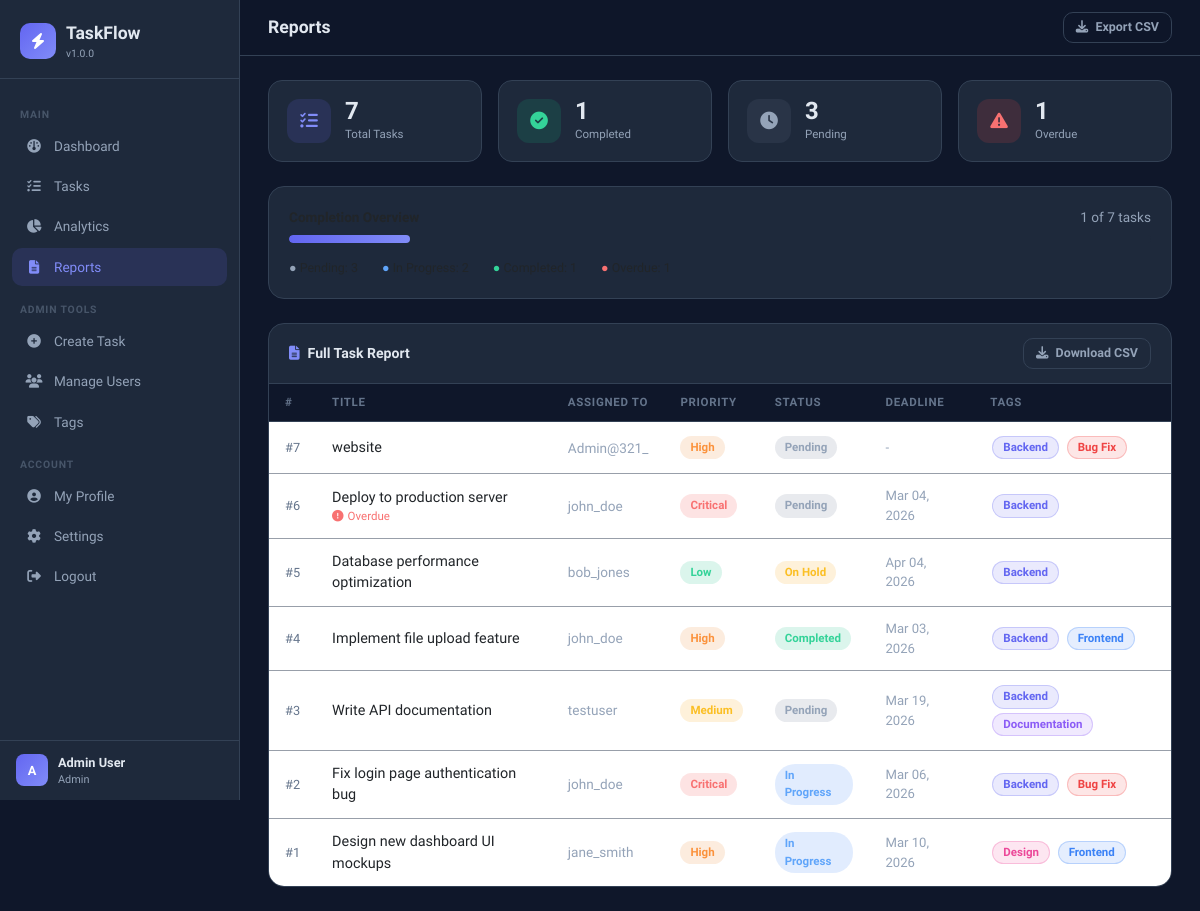
The app's page /reports/ (signed in) with its own data.
### tasks/models.py (models this page shows, shortened)
class UserProfile(models.Model):
    ROLE_CHOICES = [
        ('admin', 'Admin'),
        ('user',  'User'),
    ]
    user       = models.OneToOneField(User, on_delete=models.CASCADE, related_name='profile')
    role       = models.CharField(max_length=10, choices=ROLE_CHOICES, default='user')
    department = models.CharField(max_length=100, blank=True)
    phone      = models.CharField(max_length=20, blank=True)
    @property
    def is_admin(self):
        return self.role == 'admin'

class Task(models.Model):
    PRIORITY_CHOICES = [
        ('low',      'Low'),
        ('medium',   'Medium'),
        ('high',     'High'),
        ('critical', 'Critical'),
    ]
    STATUS_CHOICES = [
        ('pending',     'Pending'),
        ('in_progress', 'In Progress'),
        ('completed',   'Completed'),
        ('on_hold',     'On Hold'),
    ]
    title          = models.CharField(max_length=200)
    description    = models.TextField()
    assigned_to    = models.ForeignKey(User, on_delete=models.SET_NULL, null=True, blank=True, related_name='assigned_tasks')
    created_by     = models.ForeignKey(User, on_delete=models.CASCADE, related_name='created_tasks')
    status         = models.CharField(max_length=20, choices=STATUS_CHOICES, default='pending')
    priority       = models.CharField(max_length=20, choices=PRIORITY_CHOICES, default='medium')
    tags           = models.ManyToManyField(Tag, blank=True)
    deadline       = models.DateTimeField(null=True, blank=True)
    created_at     = models.DateTimeField(auto_now_add=True)
    updated_at     = models.DateTimeField(auto_now=True)
    attachment     = models.FileField(upload_to='task_attachments/', null=True, blank=True)
    completion_note = models.TextField(blank=True)
    @property
    def is_overdue(self):
        if self.deadline and self.status != 'completed':
            return timezone.now() > self.deadline
        return False
    class Meta:
        ordering = ['-created_at']

class Tag(models.Model):
    name  = models.CharField(max_length=50, unique=True)
    color = models.CharField(max_length=7, default='#3498db')
    class Meta:
        ordering = ['name']

### tasks/views.py (the view, shortened to what this page needs)
# urls.py: path('reports/',                    views.reports,          name='reports'),
@login_required
def reports(request):
    profile = get_or_create_profile(request.user)
    if not profile.is_admin:
        return redirect('dashboard')
    tasks = Task.objects.all().select_related('assigned_to', 'created_by').prefetch_related('tags')
    return render(request, 'tasks/reports.html', {
        'profile':     profile,
        'tasks':       tasks,
        'total':       tasks.count(),
        'completed':   tasks.filter(status='completed').count(),
        'pending':     tasks.filter(status='pending').count(),
        'in_progress': tasks.filter(status='in_progress').count(),
        'overdue':     sum(1 for t in tasks if t.is_overdue),
    })

### tasks/views.py (called while the page is built)
def get_or_create_profile(user):
    profile, _ = UserProfile.objects.get_or_create(user=user)
    return profile

### tasks/templates/tasks/reports.html (shortened to what this page needs)
{% extends 'tasks/base.html' %}
{% block page_title %}Reports{% endblock %}
{% block topbar_actions %}
<a href="?export=csv" class="btn btn-outline-light btn-sm">
  <i class="fas fa-download me-1"></i> Export CSV
</a>
{% endblock %}
{% block content %}
<div class="row g-3 mb-4">
  <div class="col-6 col-md-3">
    <div class="stat-card">
      <div class="stat-icon" style="background:rgba(99,102,241,0.15);">
        <i class="fas fa-list-check" style="color:#818cf8;"></i>
      </div>
      <div>
        <div class="stat-value">{{ total }}</div>
        <div class="stat-label">Total Tasks</div>
      </div>
    </div>
  </div>
  <div class="col-6 col-md-3">
    <div class="stat-card">
      <div class="stat-icon" style="background:rgba(16,185,129,0.15);">
        <i class="fas fa-circle-check" style="color:#34d399;"></i>
      </div>
      <div>
        <div class="stat-value">{{ completed }}</div>
        <div class="stat-label">Completed</div>
      </div>
    </div>
  </div>
  <div class="col-6 col-md-3">
    <div class="stat-card">
      <div class="stat-icon" style="background:rgba(100,116,139,0.15);">
        <i class="fas fa-clock" style="color:#94a3b8;"></i>
      </div>
      <div>
        <div class="stat-value">{{ pending }}</div>
        <div class="stat-label">Pending</div>
      </div>
    </div>
  </div>
  <div class="col-6 col-md-3">
    <div class="stat-card">
      <div class="stat-icon" style="background:rgba(239,68,68,0.15);">
        <i class="fas fa-triangle-exclamation" style="color:#f87171;"></i>
      </div>
      <div>
        <div class="stat-value">{{ overdue }}</div>
        <div class="stat-label">Overdue</div>
      </div>
    </div>
  </div>
</div>
{% if total > 0 %}
<div class="card mb-4">
  <div class="card-body">
    <div class="d-flex justify-content-between align-items-center mb-2">
      <span style="font-size:0.85rem;font-weight:600;">Completion Overview</span>
      <span style="font-size:0.85rem;color:#94a3b8;">{{ completed }} of {{ total }} tasks</span>
    </div>
    <div class="progress mb-3">
      <div class="progress-bar" id="report-bar" data-completed="{{ completed }}" data-total="{{ total }}"></div>
    </div>
    <div class="d-flex gap-4" style="font-size:0.78rem;">
      <span><span style="color:#94a3b8;">&#9679;</span> Pending: {{ pending }}</span>
      <span><span style="color:#60a5fa;">&#9679;</span> In Progress: {{ in_progress }}</span>
      <span><span style="color:#34d399;">&#9679;</span> Completed: {{ completed }}</span>
      <span><span style="color:#f87171;">&#9679;</span> Overdue: {{ overdue }}</span>
    </div>
  </div>
</div>
{% endif %}
<div class="card">
  <div class="card-header d-flex justify-content-between align-items-center">
    <span><i class="fas fa-file-lines me-2" style="color:#818cf8;"></i>Full Task Report</span>
    <a href="?export=csv" class="btn btn-sm btn-outline-light">
      <i class="fas fa-download me-1"></i> Download CSV
    </a>
  </div>
  <div class="table-responsive">
    <table class="table mb-0">
      <thead>
        <tr>
          <th>#</th>
          <th>Title</th>
          <th>Assigned To</th>
          <th>Priority</th>
          <th>Status</th>
          <th>Deadline</th>
          <th>Tags</th>
        </tr>
      </thead>
      <tbody>
        {% for task in tasks %}
        <tr>
          <td style="color:#64748b;font-size:0.8rem;">#{{ task.id }}</td>
          <td>
            <a href="{% url 'task_detail' task.pk %}" style="color:inherit;font-weight:500;">
              {{ task.title|truncatechars:40 }}
            </a>
            {% if task.is_overdue %}
            <small class="overdue-indicator d-block">
              <i class="fas fa-circle-exclamation me-1"></i>Overdue
            </small>
            {% endif %}
          </td>
          <td style="color:#94a3b8;font-size:0.85rem;">{{ task.assigned_to.username|default:"Unassigned" }}</td>
          <td><span class="badge-status badge-{{ task.priority }}">{{ task.get_priority_display }}</span></td>
          <td><span class="badge-status badge-{{ task.status }}">{{ task.get_status_display }}</span></td>
          <td style="font-size:0.82rem;color:#94a3b8;">
            {% if task.deadline %}{{ task.deadline|date:"M d, Y" }}{% else %}-{% endif %}
          </td>
          <td>
            {% for tag in task.tags.all %}
            <span class="tag-pill tag-item" data-color="{{ tag.color }}">{{ tag.name }}</span>
            {% endfor %}
          </td>
        </tr>
        {% empty %}
        <tr>
          <td colspan="7" class="text-center py-5" style="color:#64748b;">
            <i class="fas fa-inbox fa-2x d-block mb-3" style="color:#334155;"></i>No tasks found.
          </td>
        </tr>
        {% endfor %}
      </tbody>
    </table>
  </div>
</div>
{% endblock %}

### tasks/templates/tasks/base.html (shortened to what this page needs)
<!DOCTYPE html>
<html lang="en">
<head>
  <link href="https://cdn.jsdelivr.net/npm/bootstrap@5.3.0/dist/css/bootstrap.min.css" rel="stylesheet">
  <link href="https://cdnjs.cloudflare.com/ajax/libs/font-awesome/6.4.0/css/all.min.css" rel="stylesheet">
</head>
<body>
<div class="sidebar">
  <div class="sidebar-brand">
    <div class="brand-icon"><i class="fas fa-bolt"></i></div>
    <div>
      <div class="brand-name">TaskFlow</div>
      <div class="brand-version">v1.0.0</div>
    </div>
  </div>
  <nav class="sidebar-nav">
    <div class="nav-section-label">Main</div>
    <div class="nav-item">
      {% if profile.is_admin %}
      <a href="{% url 'admin_dashboard' %}" class="nav-link {% if 'dashboard' in request.resolver_match.url_name %}active{% endif %}">
      {% else %}
      <a href="{% url 'user_dashboard' %}" class="nav-link {% if 'dashboard' in request.resolver_match.url_name %}active{% endif %}">
      {% endif %}
        <span class="nav-icon"><i class="fas fa-gauge"></i></span> Dashboard
      </a>
    </div>
    <div class="nav-item">
      <a href="{% url 'task_list' %}" class="nav-link {% if request.resolver_match.url_name == 'task_list' %}active{% endif %}">
        <span class="nav-icon"><i class="fas fa-list-check"></i></span> Tasks
      </a>
    </div>
    {% if profile.is_admin %}
    <div class="nav-item">
      <a href="{% url 'analytics' %}" class="nav-link {% if request.resolver_match.url_name == 'analytics' %}active{% endif %}">
        <span class="nav-icon"><i class="fas fa-chart-pie"></i></span> Analytics
      </a>
    </div>
    <div class="nav-item">
      <a href="{% url 'reports' %}" class="nav-link {% if request.resolver_match.url_name == 'reports' %}active{% endif %}">
        <span class="nav-icon"><i class="fas fa-file-lines"></i></span> Reports
      </a>
    </div>
    <div class="nav-section-label">Admin Tools</div>
    <div class="nav-item">
      <a href="{% url 'task_create' %}" class="nav-link {% if request.resolver_match.url_name == 'task_create' %}active{% endif %}">
        <span class="nav-icon"><i class="fas fa-plus-circle"></i></span> Create Task
      </a>
    </div>
    <div class="nav-item">
      <a href="{% url 'user_list' %}" class="nav-link {% if request.resolver_match.url_name == 'user_list' %}active{% endif %}">
        <span class="nav-icon"><i class="fas fa-users"></i></span> Manage Users
      </a>
    </div>
    <div class="nav-item">
      <a href="{% url 'tag_list' %}" class="nav-link {% if request.resolver_match.url_name == 'tag_list' %}active{% endif %}">
        <span class="nav-icon"><i class="fas fa-tags"></i></span> Tags
      </a>
    </div>
    {% else %}
    <div class="nav-item">
      <a href="{% url 'reports' %}" class="nav-link {% if request.resolver_match.url_name == 'reports' %}active{% endif %}">
        <span class="nav-icon"><i class="fas fa-file-lines"></i></span> Reports
      </a>
    </div>
    {% endif %}
    <div class="nav-section-label">Account</div>
    <div class="nav-item">
      <a href="{% url 'my_profile' %}" class="nav-link {% if request.resolver_match.url_name == 'my_profile' %}active{% endif %}">
        <span class="nav-icon"><i class="fas fa-user-circle"></i></span> My Profile
      </a>
    </div>
    <div class="nav-item">
      <a href="{% url 'settings' %}" class="nav-link {% if request.resolver_match.url_name == 'settings' %}active{% endif %}">
        <span class="nav-icon"><i class="fas fa-gear"></i></span> Settings
      </a>
    </div>
    <div class="nav-item">
      <form method="POST" action="{% url 'logout' %}" style="margin:0;">
        <button type="submit" class="nav-link" style="background:none;border:none;width:100%;text-align:left;cursor:pointer;">
          <span class="nav-icon"><i class="fas fa-right-from-bracket"></i></span> Logout
        </button>
      </form>
    </div>
  </nav>
  <div class="sidebar-footer">
    <div class="user-info">
      <div class="user-avatar">{{ request.user.username|first|upper }}</div>
      <div>
        <div class="user-name">{{ request.user.get_full_name|default:request.user.username }}</div>
        <div class="user-role">{{ profile.get_role_display }}</div>
      </div>
    </div>
  </div>
</div>
<div class="main-wrapper">
  <div class="topbar">
    <div class="page-title">{% block page_title %}{% endblock %}</div>
    <div class="d-flex align-items-center gap-2">
      {% block topbar_actions %}{% endblock %}
    </div>
  </div>
  <div class="main-content">
    {% block content %}{% endblock %}
  </div>
</div>
</body>
</html>

### tasks/templates/tasks/reports.html (style rules this page uses)
.tag-pill { display:inline-block; padding:2px 10px; border-radius:20px; font-size:0.72rem; font-weight:600; margin:2px; }

### records on screen
UserProfile: role "Admin"
Task: id "7", title "website", assigned_to.username "Admin@321_", priority "High", status "Pending"
Tag: name "Backend"
Tag: name "Bug Fix"
Task: id "6", title "Deploy to production server", shows "Overdue", assigned_to.username "john_doe", priority "Critical", status "Pending", deadline "Mar 04, 2026"
Task: id "5", title "Database performance optimization", assigned_to.username "bob_jones", priority "Low", status "On Hold", deadline "Apr 04, 2026"
Task: id "4", title "Implement file upload feature", assigned_to.username "john_doe", priority "High", status "Completed", deadline "Mar 03, 2026"
Tag: name "Frontend"
Task: id "3", title "Write API documentation", assigned_to.username "testuser", priority "Medium", status "Pending", deadline "Mar 19, 2026"
Tag: name "Documentation"
Task: id "2", title "Fix login page authentication bug", assigned_to.username "john_doe", priority "Critical", status "In Progress", deadline "Mar 06, 2026"
Task: id "1", title "Design new dashboard UI mockups", assigned_to.username "jane_smith", priority "High", status "In Progress", deadline "Mar 10, 2026"
Tag: name "Design"

### other values on screen
{{ request.user.username|first|upper }} "A"
{{ request.user.get_full_name|default:request.user.username }} "Admin User"
{{ total }} "7"
{{ completed }} "1"
{{ pending }} "3"
{{ overdue }} "1"
